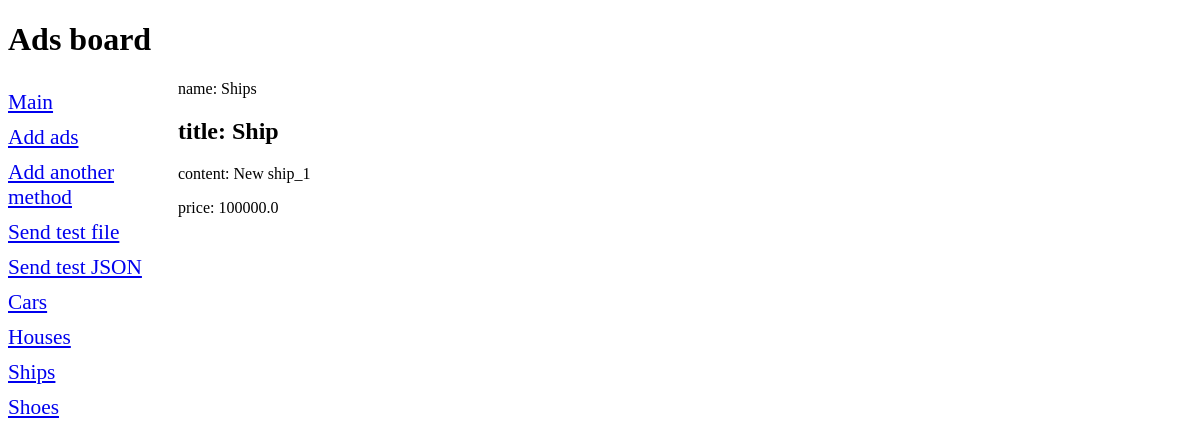
/bboard/detail_view_show/3/, run on the app's committed database.
### bboard/models.py (models this page shows, shortened)
class Rubric(models.Model):
    name = models.CharField(max_length=50, db_index=True, verbose_name='Название')
    class Meta:
        verbose_name_plural = 'Рубрики'
        verbose_name = 'Рубрика'
        ordering = ['name']

class Bb(models.Model):
    title = models.CharField(max_length=50, verbose_name='Товар')
    content = models.TextField(null=True, blank=True, verbose_name='Описание')
    price = models.FloatField(null=True, blank=True, validators=[validate_even], verbose_name='Цена')
    published = models.DateTimeField(auto_now_add=True, db_index=True, verbose_name='Создано')
    rubric = models.ForeignKey('Rubric', null=True, on_delete=models.PROTECT, verbose_name='Рубрика')
    class Meta:
        verbose_name_plural = 'Объявления'
        verbose_name = 'Объявление'
        ordering = ['-published']

### bboard/views.py (the view)
# urls.py: path('detail_view_show/<int:pk>/', views.DetailViewClass.as_view(), name='detail'),
class DetailViewClass(DetailView):
    model = Bb
    def get_context_data(self, *args, **kwargs):
        context = super().get_context_data(*args, **kwargs)
        context['rubrics'] = Rubric.objects.all()
        return context

### bboard/templates/bboard/bb_detail.html (shortened to what this page needs)
{% extends 'layout/base.html' %}
{% block content %}
    <p>name: {{ bb.rubric.name }} </p>
    <h2>title: {{ bb.title }} </h2>
    <p>content: {{ bb.content }}</p>
    <p>price: {{ bb.price }} </p>
{% endblock content %}

### bboard/templates/layout/base.html (shortened to what this page needs)
{% load static %}
<!DOCTYPE html>
<html lang="en" dir="ltr">
  <head>
    <link rel="stylesheet" type="text/css" href="{% static 'bboard\style.css' %}">
  </head>
  <body>
    <h1>Ads board</h1>
    <nav>
      <a href="{% url 'bboard:index' %}">Main</a>
      <a href="{% url 'bboard:add' %}">Add ads</a>
      <a href={% url 'bboard:aas' %}>Add another method</a>
      <a href= {% url 'bboard:send_file' %} >Send test file</a>
      <a href= {% url 'bboard:send_json' %} >Send test JSON</a>
      {% for rubric in rubrics %}
      <a href="{% url 'bboard:by_rubric' rubric.pk %}">{{ rubric.name }}</a>
      {% endfor %}
    </nav>
    <section>
      {% block content %}
      {% endblock content %}
    </section>
  </body>
</html>

### bboard/static/bboard/style.css (style rules this page uses)
nav { font-size: 16pt; width: 150px; float: left; }
nav a { display: block; margin: 10px 0px; }
section { margin-left: 170px; }

### data on the page
Rubric: name "Cars"
Rubric: name "Houses"
Rubric: name "Ships"
Rubric: name "Shoes"
Bb: rubric.name "Ships", title "Ship", content "New ship_1", price "100000.0"
